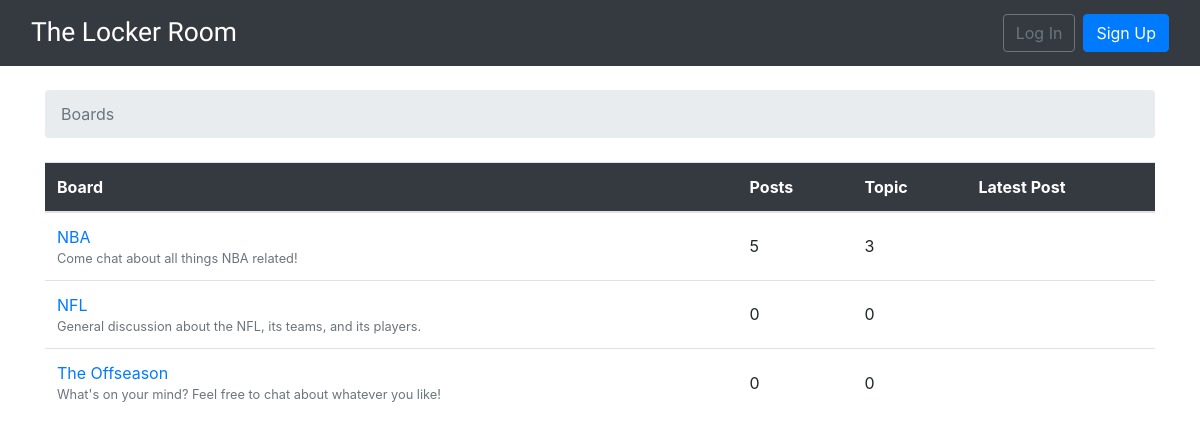
The page / on the database its author committed.
### boards/models.py (models this page shows, shortened)
class Board(models.Model):
    name = models.CharField(max_length=30, unique=True)
    description = models.CharField(max_length=100)
    def get_posts_count(self):
        return Post.objects.filter(topic__board=self).count()

### boards/views.py (the view)
# urls.py: path('', views.BoardListView.as_view(), name='home'),
class BoardListView(ListView):
    model = Board
    context_object_name = 'boards'
    template_name = 'home.html'

### templates/home.html
{% extends 'boilerplate.html' %}
{% block breadcrumb %}
<li class="breadcrumb-item active">Boards</li>
{% endblock %}
{% block content %}
<table class="table">
    <thead class="thead-inverse">
        <tr class="bg-dark text-white">
            <th>Board</th>
            <th>Posts</th>
            <th>Topic</th>
            <th>Latest Post</th>
        </tr>
    </thead>
    <tbody>
        {% for board in boards %}
        <tr>
            <td>
                <a href="{% url 'board_topics' board.pk %}">{{ board.name }}</a>
                <small class="text-muted d-block">{{ board.description }}</small>
            </td>
            <td class="align-middle">{{ board.get_posts_count }}</td>
            <td class="align-middle">{{ board.topics.count }}</td>
            <td></td>
        </tr>
        {% endfor %}
    </tbody>
</table>
{% endblock %}

### rows shown on the page
Board: name "NBA", description "Come chat about all things NBA related!", get_posts_count "5", topics.count "3"
Board: name "NFL", description "General discussion about the NFL, its teams, and its players.", get_posts_count "0", topics.count "0"
Board: name "The Offseason", description "What's on your mind? Feel free to chat about whatever you like!", get_posts_count "0", topics.count "0"
